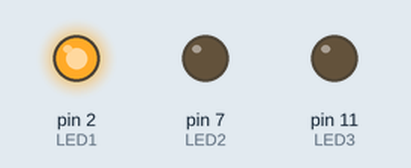
The sketch below on a simulated Arduino Uno, built with avr-gcc and run on an emulated ATmega328P. Parts: output pins drawn as LEDs (lit = HIGH).

Above: at 0.6 s.
At 1.1 s:
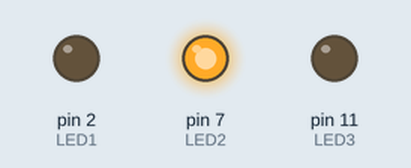
At 1.6 s:
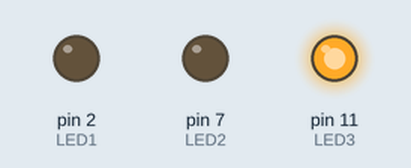
At 2.68 s:
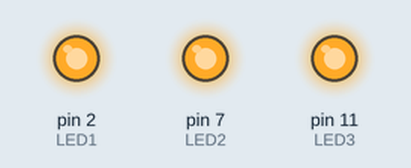
At 4.6 s:
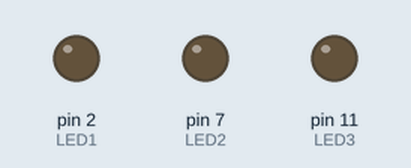
Timing chart, 0 to 5.6 s (numbered marks = the images above):
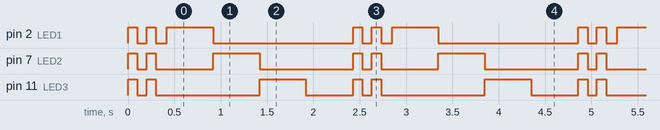

Measured:
- by itself, pin 2 (LED1): repeats every 2.4 s: LOW 0.10 s, HIGH 0.10 s, LOW 0.12 s, HIGH 0.50 s, LOW 1.5 s, HIGH 0.10 s
- by itself, pin 7 (LED2): repeats every 2.4 s: LOW 0.10 s, HIGH 0.10 s, LOW 0.62 s, HIGH 0.50 s, LOW 1.0 s, HIGH 0.10 s
- by itself, pin 11 (LED3): repeats every 2.4 s: LOW 0.10 s, HIGH 0.10 s, LOW 1.1 s, HIGH 0.50 s, LOW 0.51 s, HIGH 0.10 s

The sketch:

LED_functions.ino
```cpp
#define LED1 2
#define LED2 7
#define LED3 11


void Blink_LED()
{
 for (int i = 0; i <2; i++){
     digitalWrite (LED1, HIGH);
     digitalWrite (LED2, HIGH);
     digitalWrite (LED3, HIGH);
     delay(100); //delay for 0.1 seconds
     digitalWrite (LED1, LOW);
     digitalWrite (LED2, LOW);
     digitalWrite (LED3, LOW);
     delay (100);
 }//blink for 0.6 seconds
}

void LED_ALL_OFF ()
{
  digitalWrite (LED1, LOW);
  digitalWrite (LED2, LOW);
  digitalWrite (LED3, LOW);
}

void LED1_ON()
{
  digitalWrite (LED1, HIGH);
}

void LED2_ON()
{
  digitalWrite (LED2, HIGH);
}

void LED3_ON()
{
  digitalWrite (LED3, HIGH);
}

void Walk_LED()
{
  digitalWrite(LED1, LOW);
  digitalWrite(LED2, LOW);
  digitalWrite(LED3, LOW);
  delay(10);
  digitalWrite(LED1, HIGH);
  delay(500);
  digitalWrite(LED1, LOW);
  digitalWrite(LED2, HIGH);
  delay(500);
  digitalWrite(LED2, LOW);
  digitalWrite(LED3, HIGH);
  delay(500);
  digitalWrite(LED3, LOW);
  delay(10);

}


void setup() {
  // put your setup code here, to run once:
pinMode (LED1, OUTPUT);
pinMode (LED2, OUTPUT);
pinMode (LED3, OUTPUT);
}

//LED turns on when it outputs a HIGH

void loop() {
  // put your main code here, to run repeatedly:
  Blink_LED();
  delay(10);
  Walk_LED();
  delay(500);


}
```
